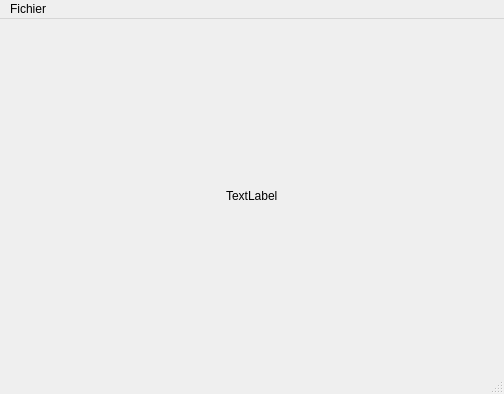
<?xml version="1.0" encoding="UTF-8"?>
<ui version="4.0">
 <class>EdgeDetectionWindow</class>
 <widget class="QMainWindow" name="EdgeDetectionWindow">
  <property name="geometry">
   <rect>
    <x>0</x>
    <y>0</y>
    <width>504</width>
    <height>394</height>
   </rect>
  </property>
  <property name="windowTitle">
   <string>MainWindow</string>
  </property>
  <widget class="QWidget" name="centralwidget">
   <layout class="QGridLayout" name="gridLayout">
    <item row="0" column="1">
     <widget class="QLabel" name="pixmapLabel">
      <property name="text">
       <string>TextLabel</string>
      </property>
     </widget>
    </item>
    <item row="0" column="0">
     <spacer name="horizontalSpacer">
      <property name="orientation">
       <enum>Qt::Horizontal</enum>
      </property>
      <property name="sizeHint" stdset="0">
       <size>
        <width>40</width>
        <height>20</height>
       </size>
      </property>
     </spacer>
    </item>
    <item row="0" column="2">
     <spacer name="horizontalSpacer_2">
      <property name="orientation">
       <enum>Qt::Horizontal</enum>
      </property>
      <property name="sizeHint" stdset="0">
       <size>
        <width>40</width>
        <height>20</height>
       </size>
      </property>
     </spacer>
    </item>
   </layout>
  </widget>
  <widget class="QMenuBar" name="menubar">
   <property name="geometry">
    <rect>
     <x>0</x>
     <y>0</y>
     <width>504</width>
     <height>25</height>
    </rect>
   </property>
   <widget class="QMenu" name="menuFichier">
    <property name="title">
     <string>Fichier</string>
    </property>
    <addaction name="actionEnregistrer"/>
   </widget>
   <addaction name="menuFichier"/>
  </widget>
  <widget class="QStatusBar" name="statusbar"/>
  <action name="actionEnregistrer">
   <property name="text">
    <string>Enregistrer sous...</string>
   </property>
  </action>
 </widget>
 <resources/>
 <connections/>
</ui>
